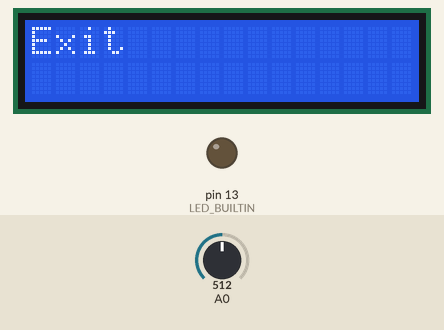
This sketch was run on a simulated Arduino Uno, built with avr-gcc and run on an emulated ATmega328P. On the bench: 16×2 character LCD, output pins drawn as LEDs (lit = HIGH). Dashed ring = blinking. The test bench sets the inputs (shaded band); at power-on: A0 = 512. What the sketch prints to the serial monitor is not drawn.

Above: at 1.2 s.
1.3 s: A0 set to 0
At 2.4 s:
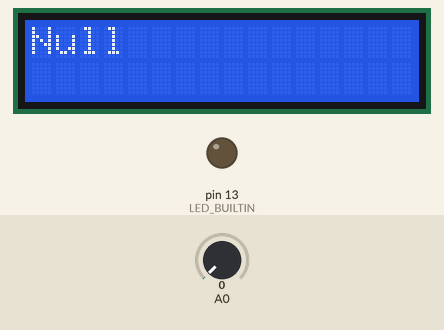
2.8 s: A0 set to 160
At 2.96 s:
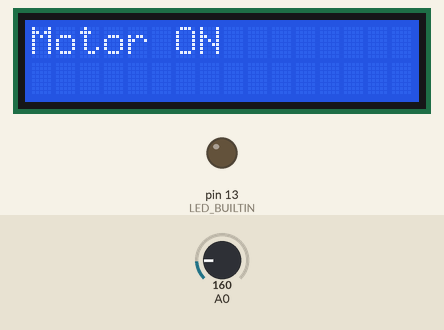
5.3 s: A0 set to 341
8.3 s: A0 set to 364
At 9.0 s:
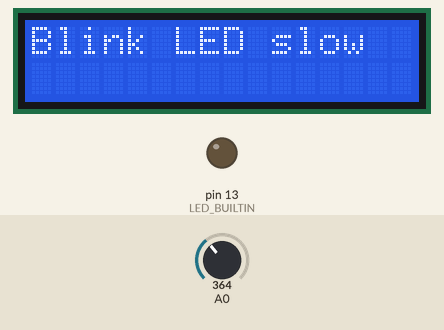
9.8 s: A0 set to 535
12.8 s: A0 set to 560
At 13.2 s:
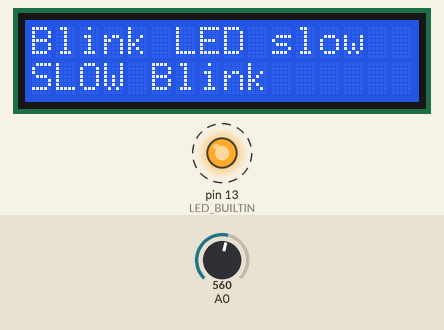
Timing chart, 0 to 16.8 s (numbered marks = the images above; inputs shaded):
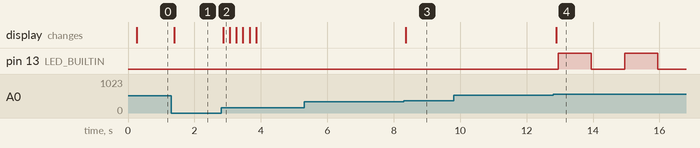

Measured:
- the behaviour switches between 350 and 351 on A0 (found by bisection; images 2 and 3)
- the behaviour switches between 549 and 550 on A0 (found by bisection; images 3 and 4)
- after the input at 1.3 s, the display: changes after 0.09 s (image 1)
- after the input at 2.8 s, the display: changes after 0.07 s (image 2)
- after the input at 5.3 s, every drawn part: stays the same
- after the input at 8.3 s, the display: changes after 0.06 s (image 3)
- after the input at 9.8 s, every drawn part: stays the same
- after the input at 12.8 s, pin 13 (LED_BUILTIN): alternates HIGH for 1.0 s and LOW for 1.0 s, starting after 0.15 s; the display: changes after 0.09 s (image 4)

The sketch:

Menus1.ino
```cpp
/* This sketch is based on Buttons3.
  It is intended to provide an outline Menu / Sub-menu system based around the control buttons on the LCD shield,
  with the manoeuvring in any menu done via Up / Down, Right taking you into a sub-menu, Left taking you back up
  a level, snd Select initiating an action (where appropriate).
  a level, snd Select initiating an action (where appropriate).
*/

// Call libraries:

#include <hd44780.h>
#include <hd44780ioClass/hd44780_pinIO.h> // Arduino pin i/o class header

//  LCD stuff:

/*  Notes regarding the LCD:
  lcd.setCursor - first column is 0, not 1 - similarly first row is 0, not 1!

  The buttons return the following analogue read values:
  Right     - 0     Up        - 99      Down      - 254
  Left      - 407   Select    - 639     No press  - 1023
*/

// Define LCD pinout:

const int rs = 8, en = 9, db4 = 4, db5 = 5, db6 = 6, db7 = 7;
hd44780_pinIO lcd(rs, en, db4, db5, db6, db7);

// Define LCD geometry

const int LCD_COLS = 16;
const int LCD_ROWS = 2;

// Define variables for display on LCD:
String LCDline1;
String LCDline2;


// Define global variables:

int menurow = 0;        // Row position
int menucol = 0;        // Column position
int menurowmin = 0;     // Minimum allowable value of menurow
int menurowmax = 6;     // Maximum allowable value of menurow
int menucolmin = 0;     // Minimum allowable value of menucol
int menucolmax = 1;     // Maximum allowable value of menucol
int menurowlast = 20;
int menucollast = 20;
String menutext;
char* Menu_Column_1();
char* Menu_Column_2();
int getstart = 0;
int oldgetstart = 0;
int returnval;
String button;
int i;


void LCDprintfunction () {  //Defines the LCDprintfunction to provide a simple means of outputting.
      lcd.clear();
      lcd.print(LCDline1);
      lcd.setCursor(0,1);
      lcd.print(LCDline2);
      Serial.print ("Done LCD print function: LCD line 1 is "); Serial.print (LCDline1); Serial.print (", LCD line 2 is "); Serial.println (LCDline2);
      return;
}


void setup() {
  Serial.begin(9600);

  // initialize LCD with number of columns and rows:
  lcd.begin(LCD_COLS, LCD_ROWS);

// initialize digital pin LED_BUILTIN as an output.
  pinMode(LED_BUILTIN, OUTPUT);

Serial.println ("Completed set-up loop");
} // end of setup loop


void fastblinkfunction() {
  i=1;
  for (i=1; i<15; i++){
  digitalWrite(LED_BUILTIN, HIGH);   // turn the LED on (HIGH is the voltage level)
  delay(500);                       // wait for 1/2 a second
  digitalWrite(LED_BUILTIN, LOW);    // turn the LED off by making the voltage LOW
  delay(500);                       // wait for 1/2 a second
}
return;
}


void slowblinkfunction() {
  i=1;
  for (i=1; i<15; i++) {
  digitalWrite(LED_BUILTIN, HIGH);   // turn the LED on (HIGH is the voltage level)
  delay(1000);                       // wait for 1 second
  digitalWrite(LED_BUILTIN, LOW);    // turn the LED off by making the voltage LOW
  delay(1000);                       // wait for 1 second
}
return;
}


void loop() {
  // put your main code here, to run repeatedly

re_initiate:  //Following "Select" on the "Exit" menu option, need to go back to the beginning.

  // Print a preliminary message to the LCD
  LCDline1 = "Menu: Select";
  LCDline2 = "to start ..";
  LCDprintfunction();

  Serial.println("Preliminary message now on LCD.");

  // Confirm start of menu operations:
    //  Read the analog value produced by pressing the button.
    re_read_1:
    int returnval = analogRead(0);  // Note: with no button pressed, the analogue read returns a value of 1023.

    while (returnval == 1023) {  //This loop is to "wait" till a button is pressed.
    // Do Nothing!
    delay(50);
    goto re_read_1;
    }

    //Detect initial decision to access menu using Select button.

    if (returnval >= 550 && returnval <= 650) {  //i.e. "Select" button has been pressed
      button = "Select";
      getstart = 1;

    if (getstart != oldgetstart) {  //Checking to see if we have JUST got permission to go into the menus
        Serial.print ("Confirmed menu entry: Getstart = "), Serial.println (getstart);
        Serial.print ("In Getstart function: returnval = "), Serial.println (returnval);
      }
      oldgetstart = getstart;
    }


//Start of menu display proper:


  Serial.println(); Serial.println ("Starting menu display:");

  /*  Consider a two-level menu system:  Menu A is the top level, and is developed with 4 options.
      Assume options Menu A1  and Menu A3 each have sub-menus, with the 0 option for each being Exit (up a level)
      and options Menu A2 and Menu A4 have individuaal actions called from functions.
      Sub-menus for A1 and A3 each have 3 options.
      Overall dimensions of the menu array are thus 5 (rows) x 2 (columns) - i.e.:

      Top menu:         Item:
      Exit              Null        Select on Exit:  go back to start
      Motor             Motor On    Select on Motor On:  Start motor running
      Motor             Motor Off   Select on Motor Off:  Turn motor off
      Blink LED fast    Null        Select on Blink LED fast:  Run the Blink Fast function (self-exits).
      Light             Light On    Select on Light on:  Turn light on.
      Light             Light Off   Select on Light off:  Turn light off.
      Blink LED slow    Null        Select on Blink LED slow:  Run the Blink Slow function (self-exits).
  */

  // Define the string variables to represent the menu choices in Columns 1 and 2:

char* Menu_Column_1[] = {"Exit", "Motor", "Motor", "Blink LED fast", "Light", "Light", "Blink LED slow"}; //This could continue if needed!
char* Menu_Column_2[] = {"Null", "Motor ON", "Motor OFF", "Null", "Light ON", "Light OFF", "Null" };

still_in_menu:

  Serial.println();
  Serial.println ("In main loop, ready to look for button presses:");
  Serial.print ("menurow = "); Serial.print(menurow); Serial.print(", menucol = "); Serial.print (menucol); Serial.print ("returnval = "); Serial.print (returnval);

   // Get the button press and identify action:
   //  Read the analog value produced by pressing the button.

    re_read_2:
    returnval = analogRead(0);  // Note: with no button pressed, the analogue read returns a value of 1023.

    while (returnval > 1000) {  //This loop is to "wait" till a button is pressed.
    // Do Nothing!
    delay(50);
    button = "Nul";
    goto re_read_2;
    }

    if (returnval == 0) {  //i.e. Right
      button = "Right";
      menucol = menucol + 1;
      if (menucol > menucolmax) {
        menucol = menucolmax;
      }
    }
    else if (returnval > 0 && returnval < 150) { // i.e. Up
      button = "Up";
      menurow = menurow - 1;
      if (menurow < menurowmin) {
        menurow = menurowmin;
      }
    }
    else if (returnval > 150 && returnval < 300) { // i.e. Down
      button = "Down";
      menurow = menurow + 1;
      if (menurow > menurowmax) {
        menurow = menurowmax;
      }
    }
    else if (returnval > 350 && returnval < 450) {  //i.e. Left
      button = "Left";
      menucol = menucol - 1;
      if (menucol < menucolmin) {
        menucol = menucolmin;
      }
    }
    else if (returnval >= 550 && returnval <= 650) {  //i.e. "Select"
      button = "Select";
    }

// Extract the relevant menu text using menurow, menucol:
    if (menucol == 0) {
      menutext = Menu_Column_1[menurow];
    }
    else if (menucol == 1) {
      menutext = Menu_Column_2[menurow];
    }


//Displaying menu text and/or taking action if Select button HAS been pressed:
if (button == "Select") {
  if (menurow == 0 && menucol ==0) { //Main menu "Exit" option.
    getstart = 0;
    goto re_initiate;
    Serial.println ("Exiting menu - restarting from beginning.");
  }
  else if (menurow == 1  && menucol == 1) { // Motor sub menu item Turn Motor ON
    LCDline1 = menutext;
    LCDline2 = "Motor is ON";
      LCDprintfunction();
    Serial.println ("Motor has been selected ON - LCD line 2 updated.");
  }
  else if (menurow == 2  && menucol == 1) { // Motor sub menu item Turn Motor OFF
    LCDline1 = menutext;
    LCDline2 = "Motor is OFF";
      LCDprintfunction();
    Serial.println ("Motor has been selected OFF - LCD line 2 updated.");
  }
    else if (menurow == 3  && menucol == 0) { // Blink LED FAST option
    LCDline1 = menutext;
    LCDline2 = "Fast Blink";
      LCDprintfunction();
    fastblinkfunction();
    Serial.println ("Fast Blink initiated - LCD line 2 updated.");
    }
    else if (menurow == 4  && menucol == 1) { // Light ON option
    LCDline1 = menutext;
    LCDline2 = "Light is ON";
      LCDprintfunction();
    Serial.println ("Light turned ON - LCD line 2 updated.");
    }
    else if (menurow == 5  && menucol == 1) { // Light OFF option
    LCDline1 = menutext;
    LCDline2 = "Light is OFF";
      LCDprintfunction();
    Serial.println ("Light turned OFF - LCD line 2 updated.");
    }
    else if (menurow == 6  && menucol == 0) { // Blink LED SLOW option
    LCDline1 = menutext;
    LCDline2 = "SLOW Blink";
      LCDprintfunction();
    slowblinkfunction();
    Serial.println ("Slow Blink initiated - LCD line 2 updated.");
    }
}

//Check for change:
if (menurow == menurowlast && menucol == menucollast){
  goto still_in_menu;
  //If the menu selection has not changed, and Select HAS NOT been pressed, then restart the read loop:
}


// Displaying the menu text if the Select button HAS NOT been pressed:
if (button != "Select") {
    //Send text to LCD:
    LCDline1 = menutext;
    LCDline2 = "";
    LCDprintfunction();
    Serial.print ("Updated LCD:  Line 1 reads "); Serial.println (LCDline1);
}  //End of menu display loop when Select HAS NOT been pressed.

  menurowlast = menurow;
  menucollast = menucol;

  goto still_in_menu;

}  // end of void loop
```
